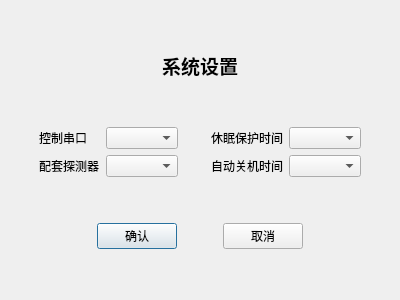
<?xml version="1.0" encoding="UTF-8"?>
<ui version="4.0">
 <class>SystemSetting</class>
 <widget class="QDialog" name="SystemSetting">
  <property name="geometry">
   <rect>
    <x>0</x>
    <y>0</y>
    <width>400</width>
    <height>300</height>
   </rect>
  </property>
  <property name="windowTitle">
   <string>Dialog</string>
  </property>
  <layout class="QGridLayout" name="gridLayout_2">
   <item row="0" column="0">
    <layout class="QVBoxLayout" name="verticalLayout">
     <item>
      <spacer name="verticalSpacer_4">
       <property name="orientation">
        <enum>Qt::Vertical</enum>
       </property>
       <property name="sizeHint" stdset="0">
        <size>
         <width>20</width>
         <height>40</height>
        </size>
       </property>
      </spacer>
     </item>
     <item>
      <widget class="QLabel" name="sysMsg">
       <property name="font">
        <font>
         <pointsize>14</pointsize>
         <weight>75</weight>
         <bold>true</bold>
        </font>
       </property>
       <property name="text">
        <string>系统设置</string>
       </property>
       <property name="alignment">
        <set>Qt::AlignCenter</set>
       </property>
      </widget>
     </item>
     <item>
      <spacer name="verticalSpacer">
       <property name="orientation">
        <enum>Qt::Vertical</enum>
       </property>
       <property name="sizeHint" stdset="0">
        <size>
         <width>20</width>
         <height>40</height>
        </size>
       </property>
      </spacer>
     </item>
     <item>
      <layout class="QHBoxLayout" name="horizontalLayout_3">
       <item>
        <spacer name="horizontalSpacer">
         <property name="orientation">
          <enum>Qt::Horizontal</enum>
         </property>
         <property name="sizeHint" stdset="0">
          <size>
           <width>40</width>
           <height>20</height>
          </size>
         </property>
        </spacer>
       </item>
       <item>
        <layout class="QGridLayout" name="gridLayout">
         <item row="1" column="0">
          <widget class="QLabel" name="sysLabel_3">
           <property name="font">
            <font>
             <pointsize>9</pointsize>
            </font>
           </property>
           <property name="text">
            <string>配套探测器</string>
           </property>
          </widget>
         </item>
         <item row="1" column="1">
          <widget class="QComboBox" name="fpdName"/>
         </item>
         <item row="1" column="3">
          <widget class="QLabel" name="sysLabel_5">
           <property name="text">
            <string>自动关机时间</string>
           </property>
          </widget>
         </item>
         <item row="0" column="4">
          <widget class="QComboBox" name="sleepTime"/>
         </item>
         <item row="1" column="4">
          <widget class="QComboBox" name="shutdownTime"/>
         </item>
         <item row="0" column="0">
          <widget class="QLabel" name="sysLabel">
           <property name="font">
            <font>
             <pointsize>9</pointsize>
            </font>
           </property>
           <property name="text">
            <string>控制串口</string>
           </property>
          </widget>
         </item>
         <item row="0" column="3">
          <widget class="QLabel" name="sysLabel_4">
           <property name="text">
            <string>休眠保护时间</string>
           </property>
          </widget>
         </item>
         <item row="0" column="1">
          <widget class="QComboBox" name="serialPort"/>
         </item>
         <item row="0" column="2">
          <spacer name="horizontalSpacer_6">
           <property name="orientation">
            <enum>Qt::Horizontal</enum>
           </property>
           <property name="sizeHint" stdset="0">
            <size>
             <width>40</width>
             <height>20</height>
            </size>
           </property>
          </spacer>
         </item>
         <item row="1" column="2">
          <spacer name="horizontalSpacer_7">
           <property name="orientation">
            <enum>Qt::Horizontal</enum>
           </property>
           <property name="sizeHint" stdset="0">
            <size>
             <width>40</width>
             <height>20</height>
            </size>
           </property>
          </spacer>
         </item>
        </layout>
       </item>
       <item>
        <spacer name="horizontalSpacer_2">
         <property name="orientation">
          <enum>Qt::Horizontal</enum>
         </property>
         <property name="sizeHint" stdset="0">
          <size>
           <width>40</width>
           <height>20</height>
          </size>
         </property>
        </spacer>
       </item>
      </layout>
     </item>
     <item>
      <spacer name="verticalSpacer_2">
       <property name="orientation">
        <enum>Qt::Vertical</enum>
       </property>
       <property name="sizeHint" stdset="0">
        <size>
         <width>20</width>
         <height>40</height>
        </size>
       </property>
      </spacer>
     </item>
     <item>
      <layout class="QHBoxLayout" name="horizontalLayout_2">
       <item>
        <spacer name="horizontalSpacer_3">
         <property name="orientation">
          <enum>Qt::Horizontal</enum>
         </property>
         <property name="sizeHint" stdset="0">
          <size>
           <width>40</width>
           <height>20</height>
          </size>
         </property>
        </spacer>
       </item>
       <item>
        <layout class="QHBoxLayout" name="horizontalLayout">
         <item>
          <widget class="QPushButton" name="sysOk">
           <property name="text">
            <string>确认</string>
           </property>
          </widget>
         </item>
         <item>
          <spacer name="horizontalSpacer_5">
           <property name="orientation">
            <enum>Qt::Horizontal</enum>
           </property>
           <property name="sizeHint" stdset="0">
            <size>
             <width>40</width>
             <height>20</height>
            </size>
           </property>
          </spacer>
         </item>
         <item>
          <widget class="QPushButton" name="sysCancel">
           <property name="text">
            <string>取消</string>
           </property>
          </widget>
         </item>
        </layout>
       </item>
       <item>
        <spacer name="horizontalSpacer_4">
         <property name="orientation">
          <enum>Qt::Horizontal</enum>
         </property>
         <property name="sizeHint" stdset="0">
          <size>
           <width>40</width>
           <height>20</height>
          </size>
         </property>
        </spacer>
       </item>
      </layout>
     </item>
     <item>
      <spacer name="verticalSpacer_3">
       <property name="orientation">
        <enum>Qt::Vertical</enum>
       </property>
       <property name="sizeHint" stdset="0">
        <size>
         <width>20</width>
         <height>40</height>
        </size>
       </property>
      </spacer>
     </item>
    </layout>
   </item>
  </layout>
 </widget>
 <resources/>
 <connections>
  <connection>
   <sender>sysCancel</sender>
   <signal>clicked()</signal>
   <receiver>SystemSetting</receiver>
   <slot>close()</slot>
   <hints>
    <hint type="sourcelabel">
     <x>265</x>
     <y>245</y>
    </hint>
    <hint type="destinationlabel">
     <x>199</x>
     <y>149</y>
    </hint>
   </hints>
  </connection>
 </connections>
</ui>
